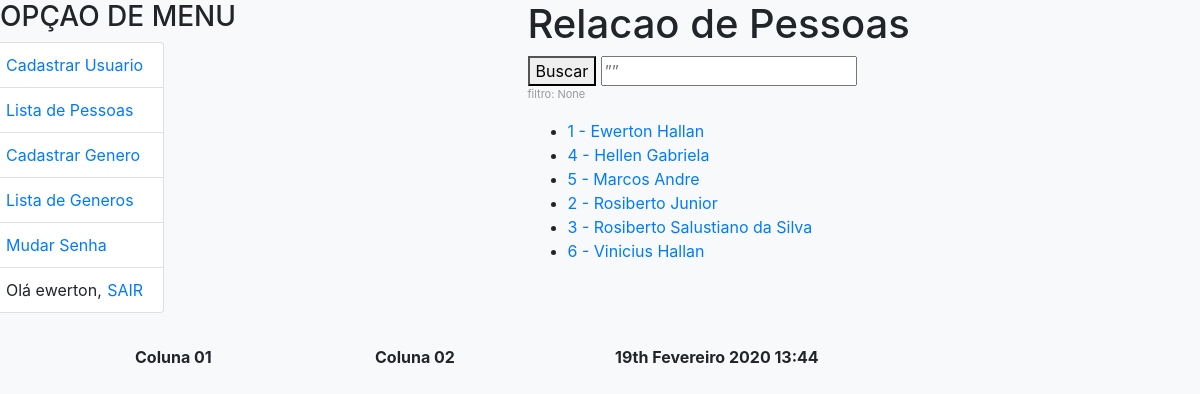
/pessoa/usuario_listagem/ (signed in), run on the app's committed database.
### pessoa/models.py (models this page shows, shortened)
class Pessoa(models.Model):
    nome=models.CharField(
        max_length=100,
        null=False,
        blank=False,
        help_text='Escreva aqui o seu nome completo',
        verbose_name='Nome Completo',
        error_messages={
            'null':'Valor nulo nao permitido',
            'blank': 'Valor vazio',
        }
    )
    genero=models.ForeignKey(Genero)
    rg=models.IntegerField(
        help_text='Escreva aqui somente os numeros do RG',
        verbose_name='Número do RG',
        unique=True,
    )
    cpf=models.CharField(
        max_length=15,
        help_text='Escreva aqui somente os numeros do CPF',
        verbose_name='Número do CPF',
        unique=True,
        db_index=True,
    )
    estadocivil=models.CharField(
        max_length=20,
        choices=[
            ('S','Solteiro'),
            ('C','Casado'),
            ('V','Viúvo'),
            ('D','Desquitado'),
            ('U','União Estável'),
        ],
        error_messages={
            'invalid_choice':'Valor nao permitido',
        },
        default='S',
        db_index=True,
        verbose_name='Estado Cívil',
    )
    pai=models.CharField(
        max_length=100,
        help_text='Escreva aqui nome completo do seu pai',
        verbose_name='Nome do Pai',
    )
    mae=models.CharField(
        max_length=100,
        help_text='Escreva aqui nome completo do sua mae',
        verbose_name='Nome da Mãe',
    )
    email=models.CharField(
        max_length=200,
        help_text='Escreva aqui o seu e-mail',
        verbose_name='E-Mail',
    )
    telefone=models.CharField(
        max_length=15,
        help_text='Escreva aqui o numero de seu telefone (xx) 99999-9999',
        verbose_name='Telefone',
    )
    idade=models.IntegerField(
        default=0,
        help_text='Coloque aqui sua idade',
        validators=[validate_even],
        verbose_name='Idade',
    )
    foto=models.ImageField(
        upload_to='pessoa_fotos/',
        blank=True,
        help_text = 'Escolha uma foto para o seu perfil',
        verbose_name = 'Foto',
    )
    dt_log=models.DateField(
        auto_now=True,
        editable=False,
        verbose_name='Dt Criação',
    )
    class Meta:
        ordering = ['nome', 'idade']
        verbose_name = 'pessoa'
        verbose_name_plural = 'pessoas'

### pessoa/views.py (the view)
def pessoa_usuario_lista(request):
    if not(request.user.is_authenticated):
       return redirect('login')
    else:
        dados = Pessoa.objects.all()
        filtro = request.GET
        filtro = request.GET.get('\u201dsearch\u201d')
        if filtro:
            dados = Pessoa.objects.filter(nome__icontains=filtro)
        result = []
        for i in range(len(dados)):
            obj = Obj_Lista(dados[i].id, dados[i].nome)
            result.append(obj)
        contexto = {
            'lista':result,
            'titulo':'Pessoas',
            'url':'/pessoa/usuario_detalhe/',
            'str_busca':filtro
        }
        return render(request, 'pessoa/listagem.html', contexto)

### pessoa/templates/pessoa/listagem.html
{% extends 'pessoa/base.html' %}
{% block main %}
<body class="bg-light">
    <h1>Relacao de {{ titulo }}</h1>
    <form method=”GET” action=".">
        <div class=”input-group-prepend”>
            <button class=”btn btn-outline-secondary” type=”submit” id=”bt_search">Buscar</button>
            <input type=”text” class=”form-control” placeholder=”” name=”search” id=”search”>
        </div>
    </form>
    <p class="help">filtro: {{ str_busca }}</p>
    {% if lista %}
      <ul>
          {% for p in lista %}
              <li><a href="{{ url }}{{ p.id }}/"> {{ p.id }} - {{ p.nome }}</a></li>
          {% endfor %}
      </ul>
    {% else %}
       <p>nenhum dado foi localizado</p>
    {% endif %}
{% endblock%}

### pessoa/templates/pessoa/base.html (shortened to what this page needs)
{% include 'pessoa/_header.html' %}
<body class="bg-light">
    <div class="row">
        <div class="col-md-5 mb-3">
            <h3>OPÇAO DE MENU</h3>
            <div class="row">
                <ul class="list-group mb-3">
                    <li class="list-group-item d-flex justify-content-between lh-condensed">
                        <a href="/pessoa/usuario/"> Cadastrar Usuario</a>
                    </li>
                    <li class="list-group-item d-flex justify-content-between lh-condensed">
                        <a class=”nav-link” href="{% url 'pessoa_usuario_lista' %}"> Lista de Pessoas</a>
                    </li>
                    <li class="list-group-item d-flex justify-content-between lh-condensed">
                        <a href="/pessoa/genero/"> Cadastrar Genero</a>
                    </li>
                    <li class="list-group-item d-flex justify-content-between lh-condensed">
                        <a class=”nav-link” href="{% url 'pessoa_genero_lista' %}"> Lista de Generos</a>
                    </li>
                    {% if user.is_authenticated %}
                    <li class="list-group-item d-flex justify-content-between lh-condensed">
                        <a class=”nav-link” href="{% url 'alterar-senha' %}"> Mudar Senha</a>
                    </li>
                    {% endif %}
                    <li class="list-group-item d-flex justify-content-between lh-condensed">
                        {% if user.is_authenticated %}
                            Olá {{ user.username }},
                        {% endif %}
                        <a class=”nav-link” href="{% url 'logout' %}">SAIR</a>
                    </li>
                </ul>
            </div>
        </div>
        <div class="col-md-5 mb-3">
            <div class="container">
                {% block main %}
                {% endblock %}
            </div>
        </div>
    </div>
{% include 'pessoa/_footer.html' %}

### files_html/form-validation.css (style rules this page uses)
.container { max-width: 960px; }
.lh-condensed { line-height: 1.25; }
.help, p.help, form p.help, div.help, form div.help, div.help li { font-size: 11px; color: #999; }

### data on the page
Pessoa: nome "Ewerton Hallan"
Pessoa: nome "Hellen Gabriela"
Pessoa: nome "Marcos Andre"
Pessoa: nome "Rosiberto Junior"
Pessoa: nome "Rosiberto Salustiano da Silva"
Pessoa: nome "Vinicius Hallan"

### other printed values
{{ user.username }} "ewerton"
{{ titulo }} "Pessoas"
{{ str_busca }} "None"
{{ p.id }} "1" "4" "5" "2" "3" "6"
